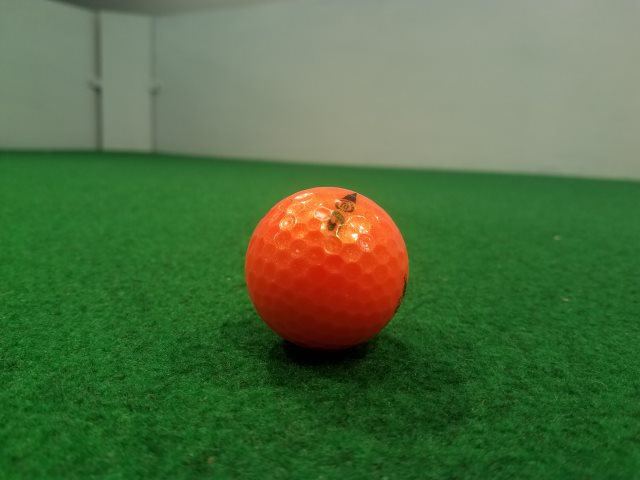
#> input picture soccerball.jpg, 640 x 480 px
$ python test.py
#> lines starting #> are read from the running program, lines starting #| are printed output that depends on the picture; after the words box and inside, x2 and y2 are one past the last pixel; in counts of white or black regions, pixels touching at a corner belong together
#> further down, img is the input picture: shape (480, 640, 3); mean B, G, R 65.3, 110.4, 79.2
#> `hsv = cv2.cvtColor(denoised, cv2.COLOR_RGB2HSV)`: hsv: shape (480, 640, 3); mean H, S, V 68.1, 126.4, 118.6
import numpy as np
import cv2

def show_val(event,x,y,flags,param):
    if event != cv2.EVENT_LBUTTONDOWN:
        return
    pixel = hsv[y,x]
    print("HSV at {}, {}: ({}, {}, {})".format(x, y, pixel[0], pixel[1], pixel[2]))


def getBallMaskHSV(img):
    # ballLower = np.array([105, 175, 50])
    ballLower = np.array([105, 135, 50])
    ballUpper = np.array([125, 250, 255])
    ballMask = cv2.inRange(img, ballLower, ballUpper)
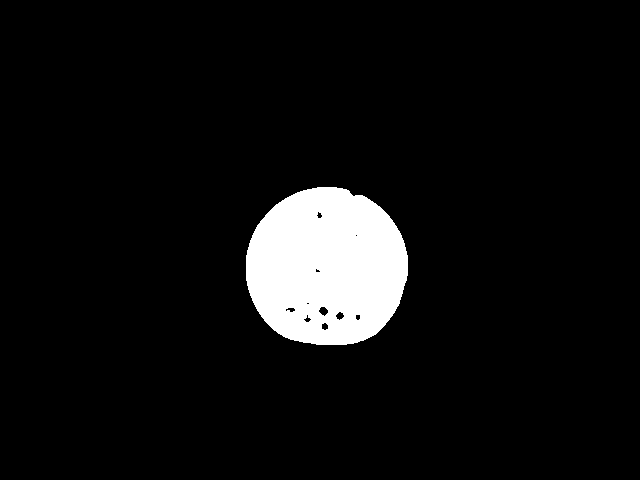
#> ballMask: shape (480, 640); 6.6% white; 1 white region, box (x1, y1, x2, y2) and area: (246, 187, 408, 345) 20247
    ballMaskEroded = cv2.erode(ballMask, None)
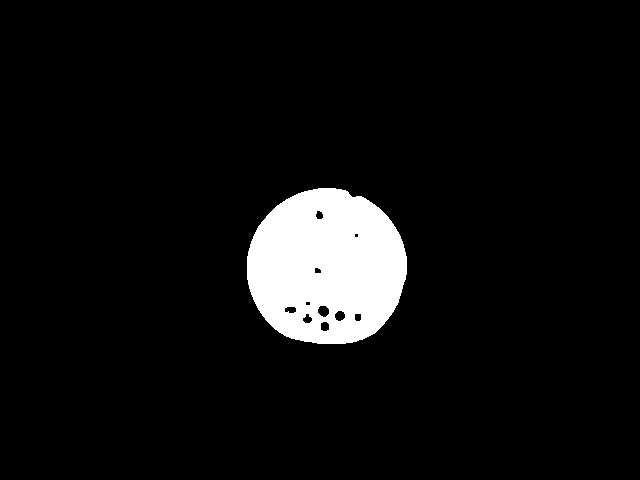
#> ballMaskEroded: shape (480, 640); 6.3% white; 1 white region, box (x1, y1, x2, y2) and area: (247, 188, 407, 344) 19355
    return ballMaskEroded

def getWallMaskHSV(img):
    wallLower = np.array([0, 0, 0])
    wallUpper = np.array([255, 50, 255])
    wallMask = cv2.inRange(img, wallLower, wallUpper)
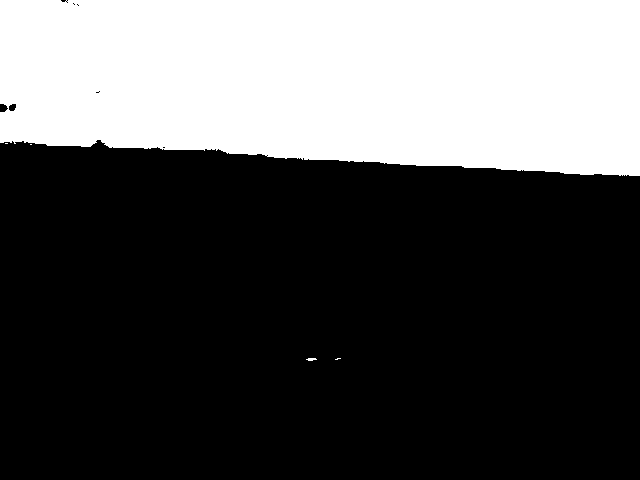
#> wallMask: shape (480, 640); 33.1% white; 5 white regions (3 under 20 px), largest, box (x1, y1, x2, y2) and area: (0, 0, 640, 176) 101646, (306, 358, 317, 361) 24
    return wallMask

def getBallBlobKeypoints(mask):
    ballDetectorParams = cv2.SimpleBlobDetector_Params()
    ballDetectorParams.filterByArea = False
    ballDetectorParams.filterByConvexity = False
    ballDetectorParams.filterByCircularity = True
    ballDetectorParams.filterByInertia = False
    ballDetectorParams.minThreshold = 0
    ballDetectorParams.maxThreshold = 255
    ballDetectorParams.minCircularity = 0.6
    ballDetectorParams.minArea = 100

    ballDetector = cv2.SimpleBlobDetector_create(ballDetectorParams)
    keypoints = ballDetector.detect(mask)
#> keypoints = 1 keypoints; (x, y, size): (323, 254, 160.2)
    return keypoints


def denoise(img):
    blurredImg = cv2.medianBlur(img, 9)
    return blurredImg


if __name__ == "__main__":
    img = cv2.imread("soccerball.jpg")
    denoised = denoise(img)
    hsv = cv2.cvtColor(denoised, cv2.COLOR_RGB2HSV)

    ballMask = getBallMaskHSV(hsv)
    wallMask = getWallMaskHSV(hsv)

    ballKeypoints = getBallBlobKeypoints(255 - ballMask)
#> ballKeypoints = 1 keypoints; (x, y, size): (323, 254, 160.2)
    keypointsImg = cv2.drawKeypoints(img, ballKeypoints, np.array([]), (255, 255, 255), cv2.DRAW_MATCHES_FLAGS_DRAW_RICH_KEYPOINTS)


    cv2.namedWindow('image')
    cv2.setMouseCallback('image', show_val)

    cv2.imshow('image', denoised)
    cv2.imshow('balls', ballMask)
    cv2.imshow('walls', wallMask)
    cv2.imshow('blobs', keypointsImg)
    cv2.waitKey(0)
    cv2.destroyAllWindows()

$ run again, with obs.jpg copied over soccerball.jpg
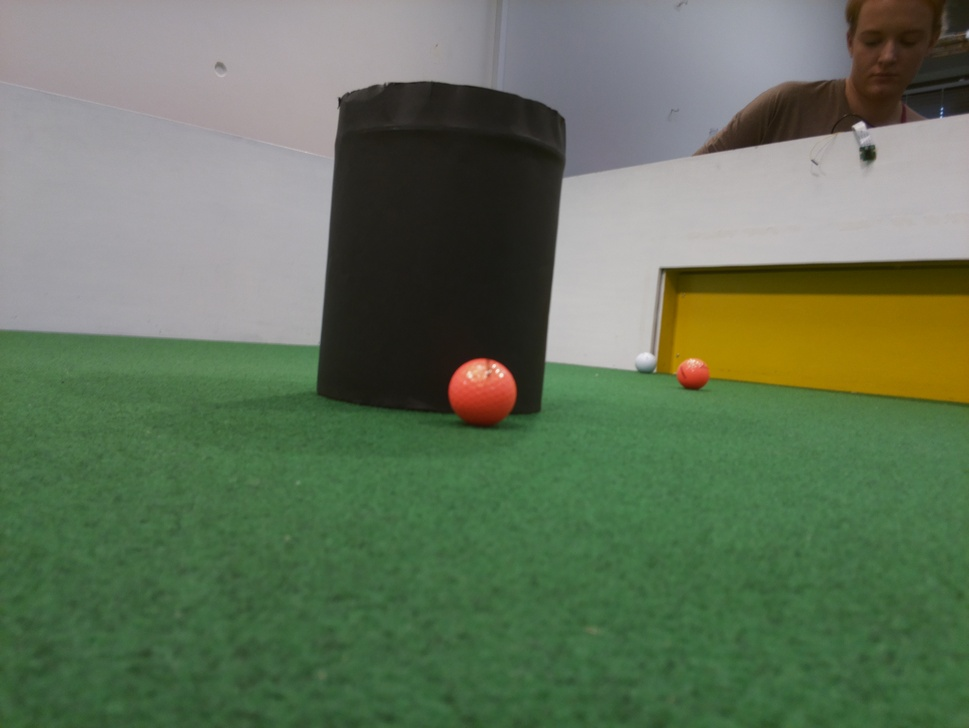
#> input picture obs.jpg, 969 x 728 px, shrunk from 3280 x 2464 before the run
#> img is the input picture: shape (728, 969, 3); mean B, G, R 90.1, 115.3, 99.3
#> hsv: shape (728, 969, 3); mean H, S, V 83.5, 74.6, 119.9
#> in getBallMaskHSV, `ballMask = cv2.inRange(img, ballLower, ballUpper)`:
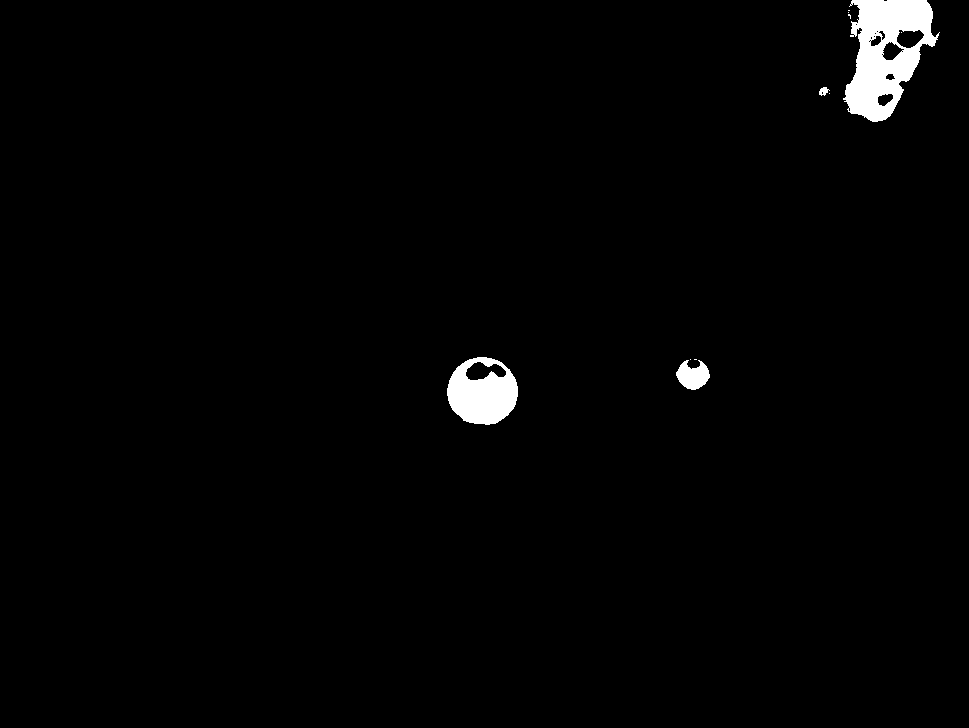
#> ballMask: shape (728, 969); 1.5% white; 11 white regions (7 under 20 px), largest, box (x1, y1, x2, y2) and area: (843, 0, 940, 122) 6652, (447, 357, 518, 425) 3313, (676, 360, 710, 390) 673, (819, 87, 830, 96) 60
#> ballMaskEroded: shape (728, 969); 1.3% white; 6 white regions (3 under 20 px), largest, box (x1, y1, x2, y2) and area: (846, 0, 936, 121) 5751, (448, 358, 517, 424) 2902, (677, 362, 709, 389) 527
#> in getWallMaskHSV, `wallMask = cv2.inRange(img, wallLower, wallUpper)`:
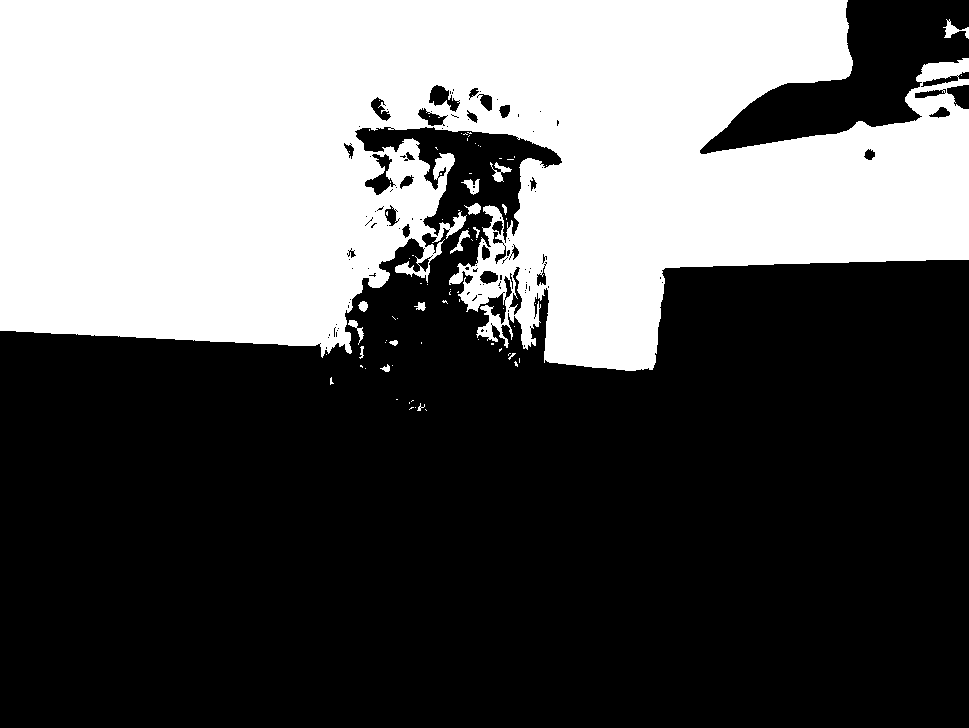
#> wallMask: shape (728, 969); 37.9% white; 78 white regions (63 under 20 px), largest, box (x1, y1, x2, y2) and area: (0, 0, 969, 371) 265611, (943, 19, 969, 39) 192, (490, 162, 512, 182) 171
#> keypoints = 4 keypoints; (x, y, size): (693, 376, 27.5), (878, 34, 3.5), (822, 91, 2.2), (504, 367, 2)
#> ballKeypoints has the same summary as keypoints in getBallBlobKeypoints

$ run again, with soccer.jpg copied over soccerball.jpg
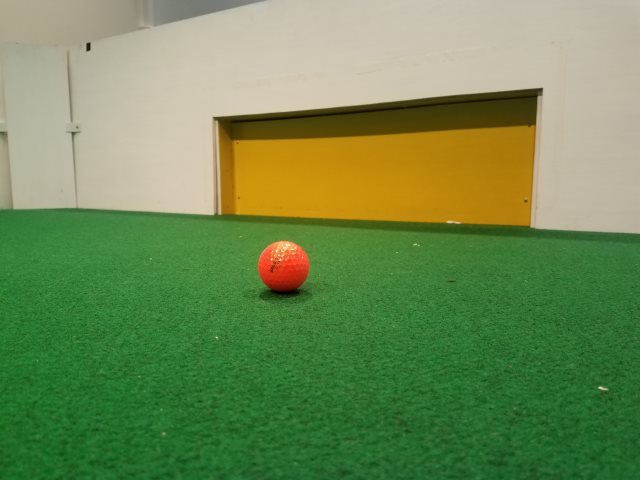
#> input picture soccer.jpg, 640 x 480 px
#> img is the input picture: shape (480, 640, 3); mean B, G, R 84.1, 138.8, 111.3
#> hsv: shape (480, 640, 3); mean H, S, V 77.3, 124.2, 147.1
#> in getBallMaskHSV, `ballMask = cv2.inRange(img, ballLower, ballUpper)`:
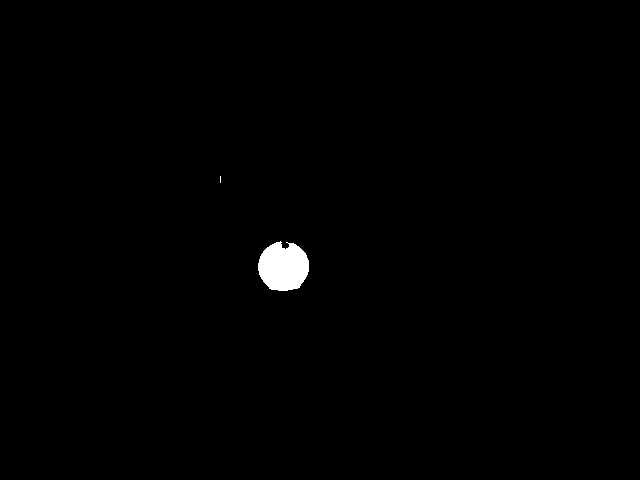
#> ballMask: shape (480, 640); 0.64% white; 2 white regions (1 under 20 px), largest, box (x1, y1, x2, y2) and area: (258, 241, 309, 291) 1961
#> ballMaskEroded: shape (480, 640); 0.57% white; 1 white region, box (x1, y1, x2, y2) and area: (259, 243, 308, 290) 1748
#> in getWallMaskHSV, `wallMask = cv2.inRange(img, wallLower, wallUpper)`:
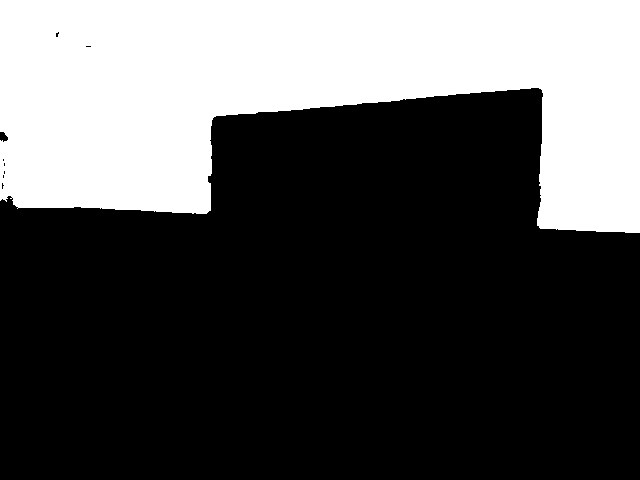
#> wallMask: shape (480, 640); 32.8% white; 1 white region, box (x1, y1, x2, y2) and area: (0, 0, 640, 233) 100772
#> keypoints = 1 keypoints; (x, y, size): (283, 267, 48.9)
